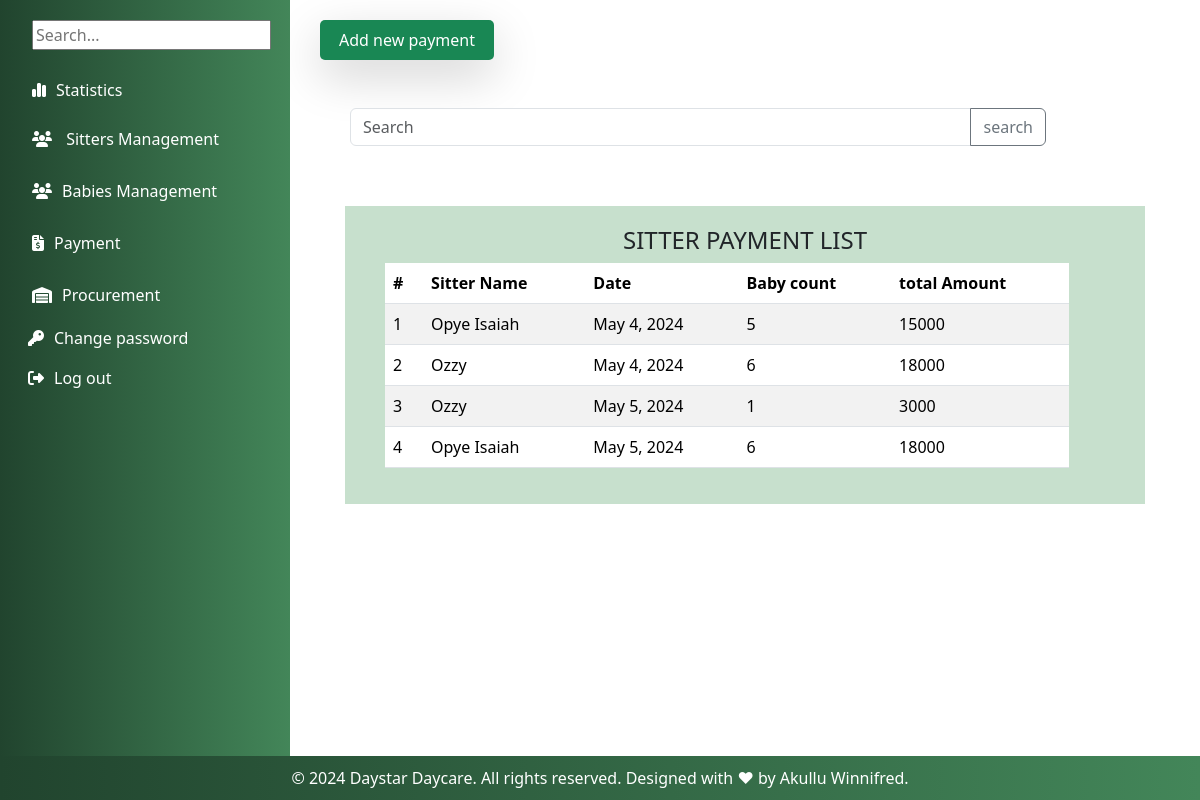
/sitterpaymentlist/ (signed in), run on an earlier commit of the app's database.
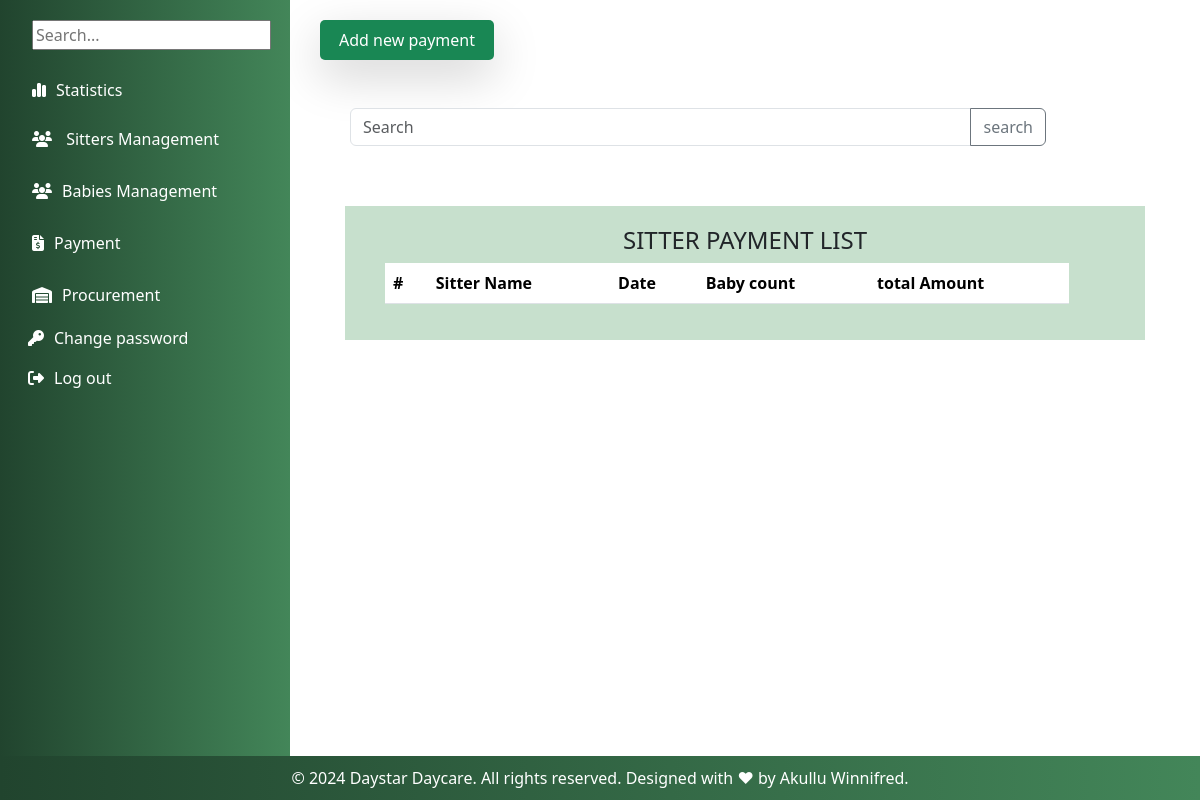
And on a later commit of the database.
### myapp/models.py (models this page shows, shortened)
class Sitterpayment(models.Model):
    sitter_name=models.ForeignKey(BabySitterattendance, on_delete=models.CASCADE)
    date=models.DateField(default=timezone.now)
    baby_count=models.IntegerField(default=0)
    amount=models.IntegerField(default=3000)
    def total_amount(self):
        total= self.amount * self.baby_count
        return int(total)

class BabySitterattendance(models.Model):
    sitter_Number = models.CharField(max_length=200,unique=True)
    name = models.ForeignKey(BabySitter, on_delete=models.CASCADE)
    date = models.DateField(default=timezone.now)
    attendance_status = models.CharField(max_length=10,default= 'Onduty')
    def __str__(self):
        return str(self.name)

class BabySitter(models.Model):
    GENDER_CHOICES = (
         ('male', 'Male'),
        ('female', 'Female'),
     )
    name = models.CharField(max_length=200,validators=[validate_letters])
    gender = models.CharField(max_length=10,choices=GENDER_CHOICES)
    location = models.CharField(max_length=10, default='kabalagala')
    Date_Of_Birth = models.DateField(default=timezone.now)
    NIN = models.CharField(max_length=14,validators=[validate_NIN_length])
    Religion = models.CharField(max_length=30, null=True, blank=True,verbose_name="Religion(optional)")
    Level_Of_Education = models.CharField(max_length=200,choices=(
        ('Certificate', 'Certificate'),
        ('Diploma', 'Diploma'),
        ('Degree', 'Degree'),
        ('Others', 'Others'),
    ))
    Contact = models.CharField(max_length=10,validators=[validate_contact_length])
    Sitter_Number = models.CharField(max_length=200,unique=True,blank=False, null=True)
    Next_Of_Kin = models.CharField(max_length=200,validators=[validate_letters])
    Recommenders_Name = models.CharField(max_length=200,validators=[validate_letters])
    Recommenders_Contact = models.CharField(max_length=10,validators=[validate_contact_length])
    def __str__(self):
        return self.name

### myapp/views.py (the view)
# urls.py: path('sitterpaymentlist/',views.sitterpaymentlist,name='sitterpaymentlist'),
@login_required
def sitterpaymentlist(request):
    sitterpayment=Sitterpayment.objects.all()
    return render(request,'baby_payments/sitterpaymentlist.html',{'sitterpayment':sitterpayment})

### myapp/templates/baby_payments/sitterpaymentlist.html (shortened to what this page needs)
{% extends 'base.html' %}
{% block content %}
<button class="p-2 bg-teal-500 rounded-lg shadow-lg bg bg-success"
    style="margin-left: 10px; border-radius: 5px; border: #B4BDFF; width: 20%; height: 5%;"><a
        style="color: white; text-decoration: none;" href="/sitterpayment">Add new payment</a></button>
<br><br><br>
<form method="GET" action="{% url 'search_babies' %}" class="mb-3">
    <div class="input-group" style="margin-left: 40px; width: 80%; margin-bottom: 10px; border: 20px border-color:#337357">
    <input type="text" class="form-control" placeholder="Search" name="search_query">
    <button class="btn btn-outline-secondary" type="submit"> search</button>
    </div>
</form>
<div class="container">
    <h4 class="text-center">SITTER PAYMENT LIST</h4>
    <table class="table table-striped" style="width: 90%; margin-left: 20px;">
        <thead>
            <tr>
                <th>#</th>
                <th>Sitter Name</th>
                <th>Date</th>
                <th>Baby count</th>
                <th>total Amount</th>
            </tr>
        </thead>
        <tbody>
            {% for each in sitterpayment %}
            <tr>
                <td> {{each.id}}</td>
                <td>{{each.sitter_name}}</td>
                <td>{{each.date}}</td>
                <td>{{each.baby_count}}</td>
                <td>{{each.total_amount}}</td>
</div>
</tr>
{% endfor %}
</tbody>
</table>
</div>
</div>
{% endblock %}

### myapp/templates/base.html (shortened to what this page needs)
{% load static %}
<!DOCTYPE html>
<html lang="en">
<head>
    <link rel="stylesheet" href="{% static 'css/base.css' %}">
    <link rel="stylesheet" href="../static/styles/bootstrap/css/bootstrap.css" />
    <link rel="stylesheet" href="https://cdnjs.cloudflare.com/ajax/libs/font-awesome/6.5.2/css/all.min.css"
 />
    {% load bootstrap5 %}
    {% bootstrap_css %}
</head>
<body>
    <div class="sidebar">
        <div class="container-fluid">
            <div class="row">
              <div class="search-container">
                <input type="text" id="sidebarSearchInput" placeholder="Search...">
            </div>
                <div class="col-auto col-md-3 col-xl-2 px-sm-2 px-0 "
                    style="width: 250px">
                    <ul class="nav nav-pills flex-column mb-sm-auto mb-0 align-items-center align-items-sm-start"
                        id="sidebarList">
                        <li class="nav-item">
                            <a href="{% url 'home' %}" class="nav-link align-middle px-0">
                                <span class="ms-1 d-none d-sm-inline" style="color: white !important"><i
                                        class="fa-solid fa-chart-simple" style="margin-right: 10px"></i>Statistics</span>
                            </a>
                        </li>
                        <li>
                          <a
                            href="#submenu1"
                            data-bs-toggle="collapse"
                            class="nav-link px-0 align-middle"
                          >
                            <span
                              class="ms-1 d-none d-sm-inline"
                              style="color: white !important"
                              ><i
                                class="fa-solid fa-users"
                                style="margin-right: 10px"
                              ></i>
                              Sitters Management</span
                            >
                          </a>
                        </li>
                        <li>
                            <a
                              href="#submenu2"
                              data-bs-toggle="collapse"
                              class="nav-link px-0 align-middle"
                            >
                              <span
                                class="ms-1 d-none d-sm-inline"
                                style="color: white !important"
                                ><i
                                class="fa-solid fa-users"
                                style="margin-right: 10px"
                              ></i>Babies Management</span
                              >
                            </a>
                          </li>
                        <li>
                          <a
                            href="#submenu3"
                            data-bs-toggle="collapse"
                            class="nav-link px-0 align-middle"
                          >
                            <span
                              class="ms-1 d-none d-sm-inline"
                              style="color: white !important"
                              ><i
                                class="fa-solid fa-file-invoice-dollar"
                                style="margin-right: 10px"
                              ></i
                              >Payment</span
                            >
                          </a>
                        </li>
                        <li>
                          <a
                            href="#submenu5"
                            data-bs-toggle="collapse"
                            class="nav-link px-0 align-middle"
                          >
                            <span
                              class="ms-1 d-none d-sm-inline"
                              style="color: white !important"
                              ><i
                                class="fa-solid fa-warehouse"
                                style="margin-right: 10px"
                              ></i
                              >Procurement</span
                            >
                          </a>
                        </li>
                        <li>
                            <li>
                              <a href="{% url 'change-password' %}" class="nav-link px-0">
                                <span
                                  class="d-none d-sm-inline"
                                  style="color: white !important"
                                  ><i class="fa fa-key" aria-hidden="true"
                                  style="margin-right: 10px"></i>Change password</i></span
                                >
                              </a>
                            </li>
                            <li>
                              <a href="{% url 'logout' %}" class="nav-link px-0">
                                <span
                                  class="d-none d-sm-inline"
                                  style="color: white !important"
                                  ><i class="fa-solid fa-right-from-bracket"
                                  style="margin-right: 10px"></i>Log out</i></span
                                >
                              </a>
                            </li>
                          </ul>
            </div>
                    </div>
                  </div>
                </div>
    <div class="content">
        {% block content %}
        {% endblock %}
    <footer class="footer">
      © 2024 Daystar Daycare. All rights reserved. Designed with ♥ by Akullu Winnifred.
  </footer>
</body>
</html>

### myapp/static/css/base.css (style rules this page uses)
.sidebar { width: 250px; padding: 20px; background-color: #28a745; color: white; float: right; height: 143.5vh; display: flex; height: 100%; flex: 0 0 250px; background-color: #337357; color: white; overflow-y: auto; }
.content { margin-left: 290px; padding: 20px; }
.search-container { margin-bottom: 20px; }
.sidebar ul { list-style-type: none; padding: 0; }
.sidebar a { color: white; text-decoration: none; }
.footer { background-color: #28a745; text-align: center; padding: 10px; bottom: 0; display: flex; flex-direction: column; margin-bottom: 0; position: fixed; width: 100%; }
body { min-height: 100vh; }

### myapp/templates/base.html (style rules this page uses)
.sidebar { width: 290px; padding: 20px; background: linear-gradient(to right, #21442e, #438659); color: white; float: left; height: 100vh; position: fixed; }
.content { margin-left: 290px; padding: 20px; }
.search-container { margin-bottom: 20px; }
.sidebar ul { list-style-type: none; padding: 0; }
.sidebar a { color: white; text-decoration: none; }
.footer { background: linear-gradient(to right, #21442e, #438659); color: white; }

### myapp/templates/baby_payments/sitterpaymentlist.html (style rules this page uses)
.container { padding-top: 20px; margin-top: 60px; margin-bottom: 30px; max-width: 800px; background-color: rgba(153, 198, 165, 0.55); padding: 20px; }

What changed in the data, as far as the page shows it:
removed Sitterpayment: id "1", sitter_name "Opye Isaiah", date "May 4, 2024", baby_count "5", total_amount "15000"
removed Sitterpayment: id "2", sitter_name "Ozzy", date "May 4, 2024", baby_count "6", total_amount "18000"
removed Sitterpayment: id "3", sitter_name "Ozzy", date "May 5, 2024", baby_count "1", total_amount "3000"
removed Sitterpayment: id "4", sitter_name "Opye Isaiah", date "May 5, 2024", baby_count "6", total_amount "18000"
